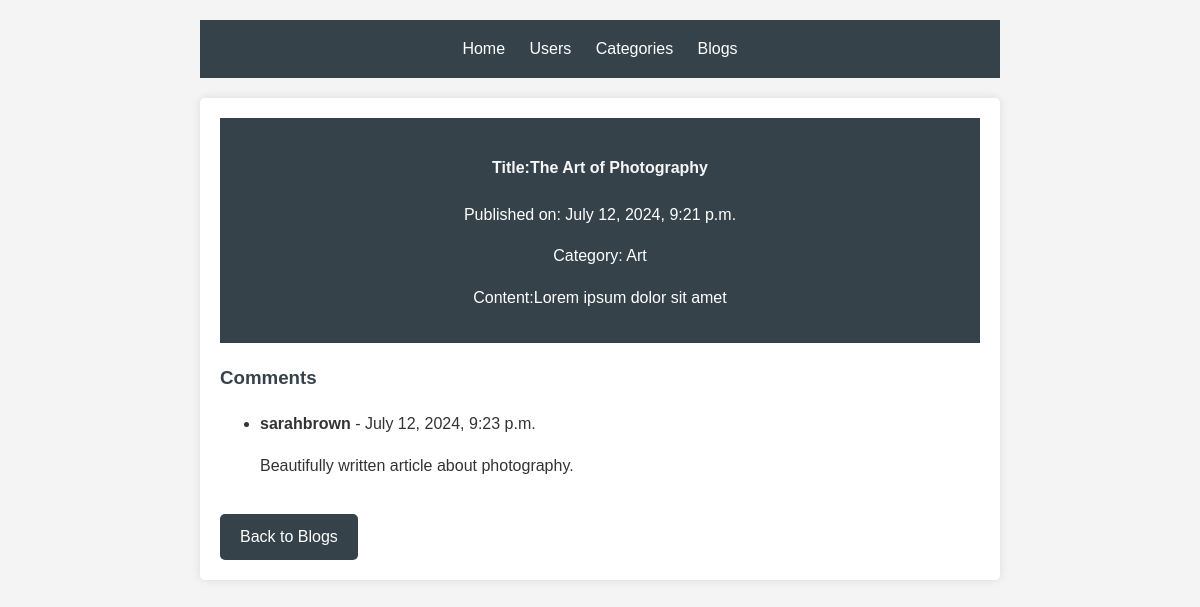
Screenshot of /blogs/8/ with the database file from the repository.
### blog/models.py (models this page shows, shortened)
class Post(models.Model):
    title = models.CharField(max_length=200)
    content = models.TextField()
    category = models.ForeignKey(Category, on_delete=models.CASCADE)
    date_published = models.DateTimeField(auto_now_add=True)
    user = models.ForeignKey(User, on_delete=models.CASCADE)

class Category(models.Model):
    name = models.CharField(max_length=100)
    def __str__(self):
        return self.name

class Comment(models.Model):
    post = models.ForeignKey(Post, on_delete=models.CASCADE, related_name='comments')
    user = models.ForeignKey(User, on_delete=models.CASCADE)
    content = models.TextField()
    date_posted = models.DateTimeField(auto_now_add=True)

### blog/views.py (the view)
# urls.py: path('blogs/<int:post_id>/', views.blog_details, name='blog_details'),
def blog_details(request, post_id):
    post = get_object_or_404(Post, id=post_id)
    comments = Comment.objects.filter(post=post)
    return render(request, 'blogdetails.html', {'post': post, 'comments': comments})

### blog/templates/blogdetails.html
{% extends 'master.html' %}
{% block content %}
<article>
    <header>
        <h4> Title:{{ post.title }}</h4>
        <p>Published on: {{ post.date_published }}</p>
        <p>Category: {{ post.category }}</p>
         <p>Content:{{ post.content }}</p>
    </header>
</article>
<section>
    <h3>Comments</h3>
    <ul>
        {% for comment in comments %}
        <li>
            <strong>{{ comment.user.username }}</strong> - {{ comment.date_posted }}
            <p>{{ comment.content }}</p>
        </li>
        {% empty %}
        <li>No comments yet.</li>
        {% endfor %}
    </ul>
</section>
<a href="{% url 'blogs' %}" class="back-button" >Back to Blogs</a>
{% endblock %}

### blog/templates/master.html (style rules this page uses)
body { font-family: Arial, sans-serif; line-height: 1.6; color: #333; max-width: 800px; margin: 0 auto; padding: 20px; background-color: #f4f4f4; }
header { background-color: #35424a; color: white; text-align: center; padding: 1rem; margin-bottom: 20px; }
h2, h1, h3 { color: #35424a; }
h4 { color: #f4f6f8; }
a { color: #050505; text-decoration: none; }
.back-button { display: inline-block; background-color: #35424a; color: white; padding: 10px 20px; border-radius: 5px; text-decoration: none; margin-top: 20px; transition: background-color 0.3s ease; }

### rows the page displays
Post: title "The Art of Photography", date_published "July 12, 2024, 9:21 p.m.", category "Art", content "Lorem ipsum dolor sit amet"
Comment: user.username "sarahbrown", date_posted "July 12, 2024, 9:23 p.m.", content "Beautifully written article about photography."
